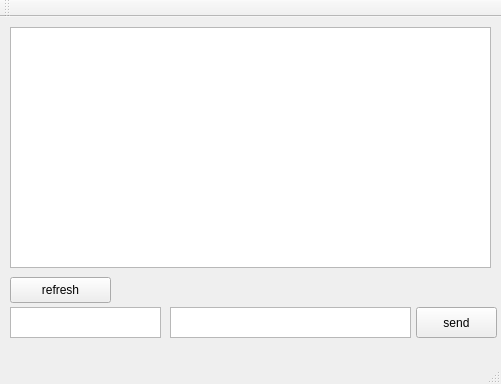
<?xml version="1.0" encoding="UTF-8"?>
<ui version="4.0">
 <class>MainWindow</class>
 <widget class="QMainWindow" name="MainWindow">
  <property name="geometry">
   <rect>
    <x>0</x>
    <y>0</y>
    <width>501</width>
    <height>384</height>
   </rect>
  </property>
  <property name="windowTitle">
   <string>MainWindow</string>
  </property>
  <widget class="QWidget" name="centralWidget">
   <widget class="QTextBrowser" name="textBrowser">
    <property name="geometry">
     <rect>
      <x>10</x>
      <y>10</y>
      <width>481</width>
      <height>241</height>
     </rect>
    </property>
   </widget>
   <widget class="QTextEdit" name="ipTextEdit">
    <property name="geometry">
     <rect>
      <x>10</x>
      <y>290</y>
      <width>151</width>
      <height>31</height>
     </rect>
    </property>
    <property name="acceptRichText">
     <bool>false</bool>
    </property>
   </widget>
   <widget class="QTextEdit" name="sendTextEdit">
    <property name="geometry">
     <rect>
      <x>170</x>
      <y>290</y>
      <width>241</width>
      <height>31</height>
     </rect>
    </property>
   </widget>
   <widget class="QPushButton" name="sendButton">
    <property name="geometry">
     <rect>
      <x>416</x>
      <y>290</y>
      <width>81</width>
      <height>31</height>
     </rect>
    </property>
    <property name="text">
     <string>send</string>
    </property>
   </widget>
   <widget class="QPushButton" name="refreshButton">
    <property name="geometry">
     <rect>
      <x>10</x>
      <y>260</y>
      <width>101</width>
      <height>26</height>
     </rect>
    </property>
    <property name="text">
     <string>refresh</string>
    </property>
   </widget>
  </widget>
  <widget class="QMenuBar" name="menuBar">
   <property name="geometry">
    <rect>
     <x>0</x>
     <y>0</y>
     <width>501</width>
     <height>23</height>
    </rect>
   </property>
  </widget>
  <widget class="QToolBar" name="mainToolBar">
   <attribute name="toolBarArea">
    <enum>TopToolBarArea</enum>
   </attribute>
   <attribute name="toolBarBreak">
    <bool>false</bool>
   </attribute>
  </widget>
  <widget class="QStatusBar" name="statusBar"/>
 </widget>
 <layoutdefault spacing="6" margin="11"/>
 <resources/>
 <connections/>
</ui>
